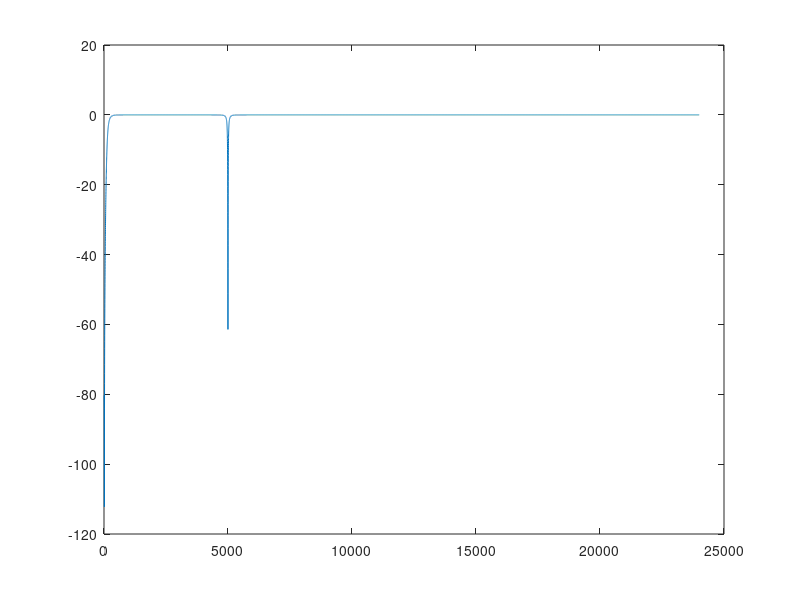

Write the MATLAB code that produced this figure.
pkg load signal

clc

format long;

N = 3000;
cut = 2200;

testSignal =[zeros(1,N), 1, zeros(1,N)];

sf = 500*2000/2048;
sf2 = sf/2;
[b,a] = pei_tseng_notch(50/sf2, 0.5/sf2);
filtered = filtfilt(b, a, testSignal);
b
a

[b,a] = cheby2(2, 40, 0.2/sf2, "high");
filtered = filtfilt(b, a, filtered);
b
a

taps = filtered(N-cut:N+cut+2);
m = abs(fft(taps,48800));
20*log10(m(1))

plot(20*log10(m(1:24000)))
#plot(taps)
